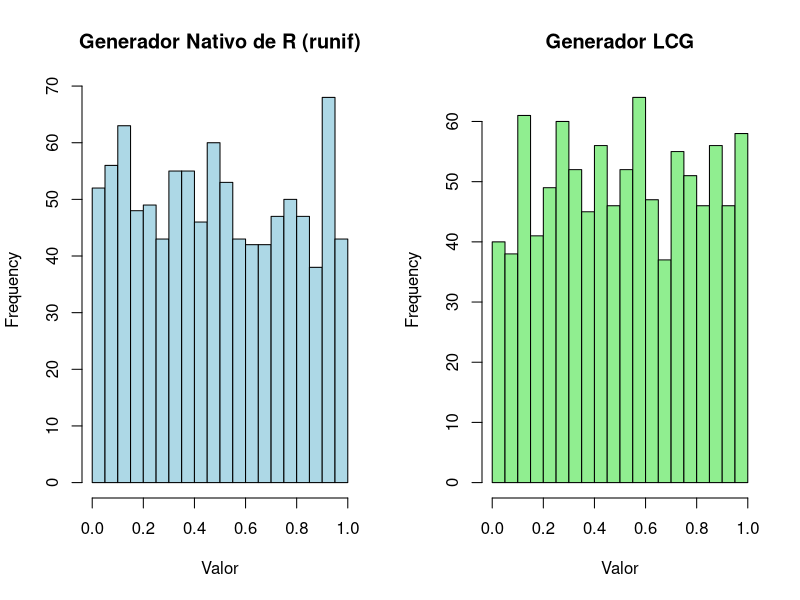

Here is the R script that generated this plot:
# Generador base
lcg_core <- function(n, seed, a, c, m) {
  x <- numeric(n)
  x[1] <- seed %% m
  for (i in 2:n) {
    x[i] <- (a * x[i - 1] + c) %% m
  }
  return(x)
}

# N. reales aleatorios
lcg_real <- function(n, min_val = 0, max_val = 1,
                     seed = as.integer(Sys.time()),
                     a = 1664525, c = 1013904223, m = 2^32) {
  raw <- lcg_core(n, seed, a, c, m)
  return(min_val + (raw / m) * (max_val - min_val))
}

# N. enteros aleatorios
lcg_int <- function(n, min_val = 0, max_val = 20,
                    seed = as.integer(Sys.time()),
                    a = 1664525, c = 1013904223, m = 2^32) {
  raw <- lcg_core(n, seed, a, c, m)
  scaled <- min_val + (raw / m) * (max_val - min_val + 1)
  result <- floor(scaled)
  return(pmin(result, max_val))
}

#=====COMPARACIONES=====
# Generar valores con LCG
seed <- 42
n <- 1000
valores_lcg <- lcg_real(n, 0, 1, seed = seed)

set.seed(seed)
valores_r <- runif(n)

# Comparacion visual
par(mfrow = c(1, 2))
hist(valores_r, breaks = 30, col = "lightblue", main = "Generador Nativo de R (runif)", xlab = "Valor")
hist(valores_lcg, breaks = 30, col = "lightgreen", main = "Generador LCG", xlab = "Valor")

# Comparaciones estadisticas
cat("\n--- Comparación con Generador Nativo de R ---\n")
cat("Media (R nativo):", mean(valores_r), "\n")
cat("Media (LCG):", mean(valores_lcg), "\n")
cat("Varianza (R nativo):", var(valores_r), "\n")
cat("Varianza (LCG):", var(valores_lcg), "\n")
cat("Desviación estándar (R nativo):", sd(valores_r), "\n")
cat("Desviación estándar (LCG):", sd(valores_lcg), "\n")
cat("Mínimo (R nativo):", min(valores_r), "\n")
cat("Mínimo (LCG):", min(valores_lcg), "\n")
cat("Máximo (R nativo):", max(valores_r), "\n")
cat("Máximo (LCG):", max(valores_lcg), "\n")
cat("Rango (R nativo):", range(valores_r), "\n")
cat("Rango (LCG):", range(valores_lcg), "\n")

cat("\n--- Comparación: lcg_int vs sample() ---\n")
set.seed(42)
valores_r_int <- sample(1:6, 1000, replace = TRUE)
valores_lcg_int <- lcg_int(1000, 1, 6, seed = 42)

cat("Media (R nativo):", mean(valores_r_int), "\n")
cat("Media (LCG):", mean(valores_lcg_int), "\n")
cat("Varianza (R nativo):", var(valores_r_int), "\n")
cat("Varianza (LCG):", var(valores_lcg_int), "\n")
cat("Desviación estándar (R nativo):", sd(valores_r_int), "\n")
cat("Desviación estándar (LCG):", sd(valores_lcg_int), "\n")
cat("Mínimo (R nativo):", min(valores_r_int), "\n")
cat("Mínimo (LCG):", min(valores_lcg_int), "\n")
cat("Máximo (R nativo):", max(valores_r_int), "\n")
cat("Máximo (LCG):", max(valores_lcg_int), "\n")
cat("Rango (R nativo):", range(valores_r_int), "\n")
cat("Rango (LCG):", range(valores_lcg_int), "\n")
